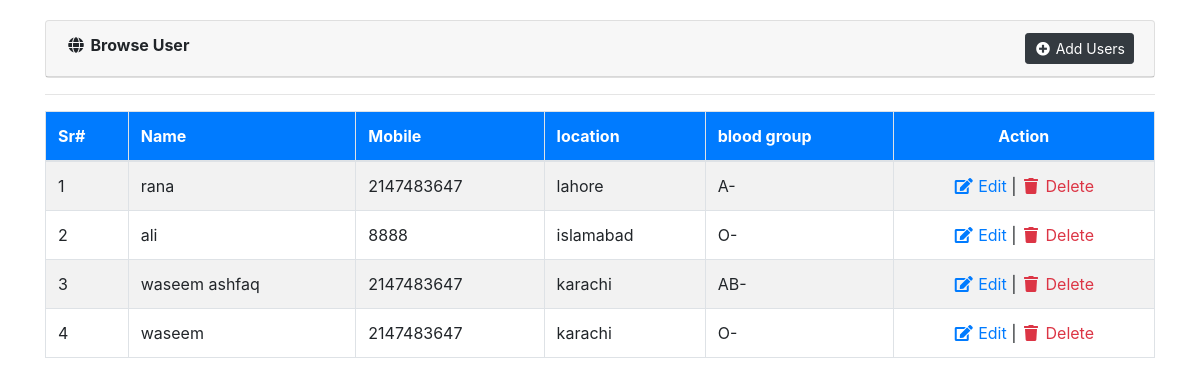
The page /users.php on the database its author committed.
### tables this page shows
CREATE TABLE `bloods` (
  `id` int(11) NOT NULL,
  `name` varchar(225) NOT NULL,
  `phone` int(12) NOT NULL,
  `location` varchar(255) NOT NULL,
  `groups` varchar(225) NOT NULL
);

CREATE TABLE `groups` (
  `id` int(11) NOT NULL,
  `name` varchar(20) NOT NULL
);

### database.php (called while the page is built, shortened)
<?php
 class database{
	protected function connect(){
		$this->host='localhost';
		$this->dbusername='root';
		$this->dbpassword='';
		$this->dbname='blood_bank';
		$con=new mysqli($this->host,$this->dbusername,$this->dbpassword,$this->dbname);
		return $con;
	}
}
class query extends database{
	public function getData($table,$field='*',$condition_arr='',$order_by_field='',$order_by_type='desc',$limit=''){
		$sql="select $field from $table ";
		if($condition_arr!=''){
			$sql.=' where ';
			$c=count($condition_arr);
			$i=1;
			foreach($condition_arr as $key=>$val){
				if($i==$c){
					$sql.="$key='$val'";
				}else{
					$sql.="$key='$val' and ";
				}
				$i++;
			}
		}
		if($order_by_field!=''){
			$sql.=" order by $order_by_field $order_by_type ";
		}
		$result=$this->connect()->query($sql);
		if($result->num_rows>0){
			$arr=array();
			while($row=$result->fetch_assoc()){
				$arr[]=$row;
			}
			return $arr;
		}else{
			return 0;
		}
	}
	public function get_safe_str($str){
		if($str!=''){
			return mysqli_real_escape_string($this->connect(),$str);
		}
	}}?>

### users.php (the view, shortened to what this page needs)
<?php
include('database.php');
$obj=new query();
$result=$obj->getData('bloods','*','','id','desc');
?>
<!doctype html>
<html lang="en-US">
   <head>
      <link rel="stylesheet" href="https://stackpath.bootstrapcdn.com/bootstrap/4.2.1/css/bootstrap.min.css">
      <link rel="stylesheet" href="https://use.fontawesome.com/releases/v5.6.3/css/all.css">
   </head>
   <body>
      <div class="container">
         <div class="card">
            <div class="card-header"><i class="fa fa-fw fa-globe"></i> <strong>Browse User</strong> <a href="manage-users.php" class="float-right btn btn-dark btn-sm"><i class="fa fa-fw fa-plus-circle"></i> Add Users</a></div>
         </div>
         <hr>
         <div>
            <table class="table table-striped table-bordered">
               <thead>
                  <tr class="bg-primary text-white">
                     <th>Sr#</th>
                     <th>Name</th>
                     <th>Mobile</th>
                     <th>location</th>
                     <th>blood group</th>
                     <th class="text-center">Action</th>
                  </tr>
               </thead>
               <tbody>
				<?php
				if(isset($result['0'])){
				$id=1;
				foreach($result as $list){
				?>
                  <tr>
                     <td><?php echo $id?></td>
                     <td><?php echo $list['name']?></td>
                     <td><?php echo $list['phone']?></td>
                      <td><?php echo $list['location']?></td>
                     <td><?php
                        $ids=$list['groups'];
                        $condition_arr=array('id'=>$ids);
                        $result1=$obj->getData('groups','*',$condition_arr);
                       foreach($result1 as $row)
                          echo $row['name']; ?></td>
                     <td align="center">
                        <a href="manage-users.php?id=<?php echo $list['id']?>" class="text-primary"><i class="fa fa-fw fa-edit"></i> Edit</a> |
                        <a href="?type=delete&id=<?php echo $list['id']?>" class="text-danger"><i class="fa fa-fw fa-trash"></i> Delete</a>
                     </td>
                  </tr>
				  <?php
				  $id++;
				  } } else {?>
                  <tr>
                     <td colspan="6" align="center">No Records Found!</td>
                  </tr>
				  <?php } ?>
               </tbody>
            </table>
         </div>
      </div>
   </body>
</html>

### users.php (style rules this page uses)
.container { margin-top:20px; }

### rows shown on the page
bloods: name "rana", phone "2147483647", location "lahore"
groups: name "A-"
bloods: name "ali", phone "8888", location "islamabad"
groups: name "O-"
bloods: name "waseem ashfaq", phone "2147483647", location "karachi"
groups: name "AB-"
bloods: name "waseem", phone "2147483647", location "karachi"
